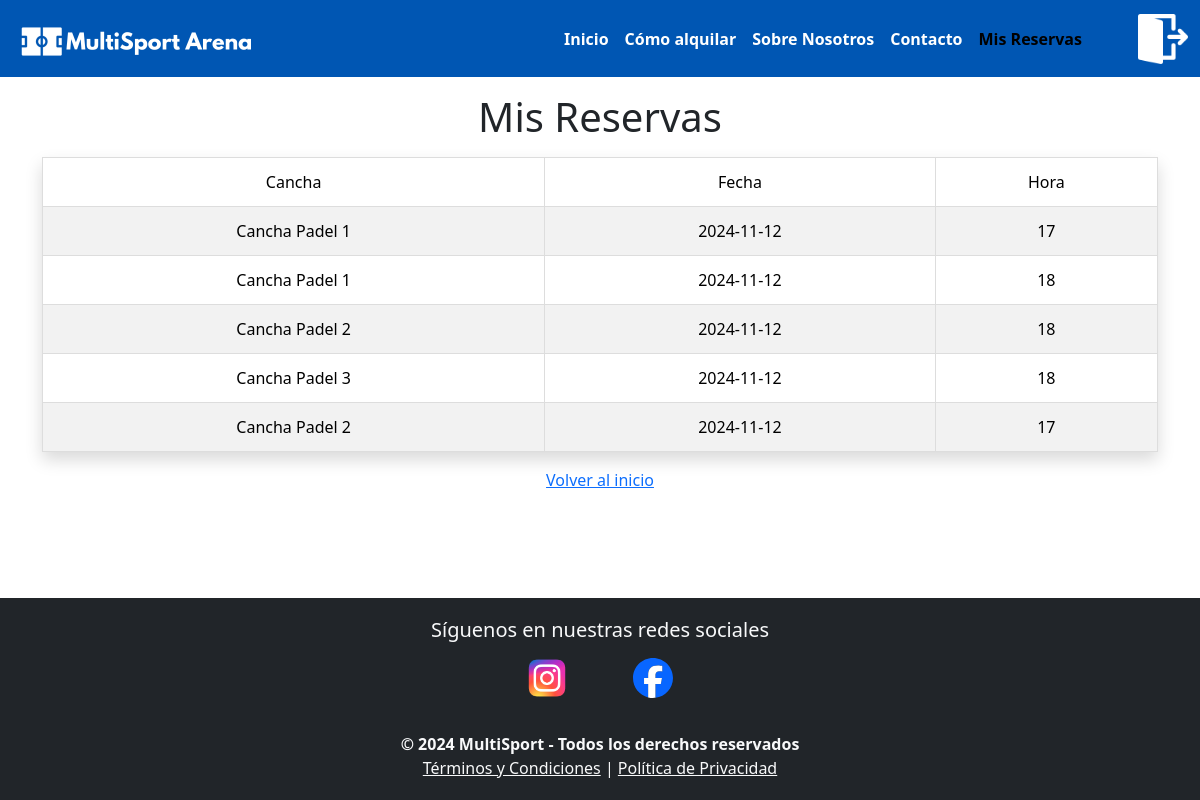
Page /mis_reservas (signed in) on the committed database.
### tables this page shows
CREATE TABLE Reservas (
            id_reserva INTEGER PRIMARY KEY AUTOINCREMENT,
            id_usuario INTEGER NOT NULL,
            id_cancha INTEGER NOT NULL,
            fecha TEXT NOT NULL,
            hora INTEGER NOT NULL,
            FOREIGN KEY (id_usuario) REFERENCES Usuarios (id_usuario),
            FOREIGN KEY (id_cancha) REFERENCES Canchas (id_cancha)
        );

CREATE TABLE Canchas (
            id_cancha INTEGER PRIMARY KEY AUTOINCREMENT,
            tipo TEXT NOT NULL,
            nombre TEXT NOT NULL
        );

### app.py (the view)
@app.route('/mis_reservas')
def mis_reservas():
    if 'user_id' not in session:
        return redirect(url_for('login'))
    conn = crear_conexion("reserva_canchas.db")
    reservas = obtener_reservas_por_usuario(conn, session['user_id'])
    conn.close()
    return render_template('mis_reservas.html', reservas=reservas)

### modelo/conexion.py (called while the page is built)
def crear_conexion(db_file):
    conn = None
    try:
        conn = sqlite3.connect(db_file)
        print(f"Conectado a la base de datos {db_file}")
        return conn
    except Error as e:
        print(f"Error al conectar con la base de datos: {e}")
    return conn

### modelo/reserva.py (called while the page is built)
def obtener_reservas_por_usuario(conn, id_usuario):
    cursor = conn.cursor()
    cursor.execute("""
        SELECT r.id_reserva, c.nombre AS cancha, r.fecha, r.hora
        FROM Reservas r
        JOIN Canchas c ON r.id_cancha = c.id_cancha
        WHERE r.id_usuario = ?
    """, (id_usuario,))
    return cursor.fetchall()

### templates/mis_reservas.html
{% include 'header.html' %}
<main class="container mt-3 mb-3">
    <h1 class="text-center mb-3">Mis Reservas</h1>
    {% if reservas %}
    <table class="table table-striped table-bordered shadow">
        <thead>
            <tr>
                <th>Cancha</th>
                <th>Fecha</th>
                <th>Hora</th>
            </tr>
        </thead>
        <tbody>
            {% for reserva in reservas %}
            <tr>
                <td>{{ reserva[1] }}</td>
                <td>{{ reserva[2] }}</td>
                <td>{{ reserva[3] }}</td>
            </tr>
            {% endfor %}
        </tbody>
    </table>
    {% else %}
        <p class="text-center">No tienes reservas realizadas.</p>
    {% endif %}
    <div class="text-center mt-3">
        <a href="{{ url_for('index') }}">Volver al inicio</a>
    </div>
</main>
{% include 'footer.html' %}

### static/css/style.css (style rules this page uses)
html, body { height: 100%; margin: 0; display: flex; flex-direction: column; }
main { flex: 1; }
.table th { vertical-align: middle; font-weight: 500; text-align: center; }
.table td { padding: 0; vertical-align: middle; }
.table-bordered td, .table-bordered th { border: 1px solid #ddd; }
.table th, .table td { text-align: center; padding: 0.75rem; }

### rows in the picture
Reservas: nombre "Cancha Padel 1", fecha "2024-11-12", hora "17"
Reservas: nombre "Cancha Padel 1", fecha "2024-11-12", hora "18"
Reservas: nombre "Cancha Padel 2", fecha "2024-11-12", hora "18"
Reservas: nombre "Cancha Padel 3", fecha "2024-11-12", hora "18"
Reservas: nombre "Cancha Padel 2", fecha "2024-11-12", hora "17"
